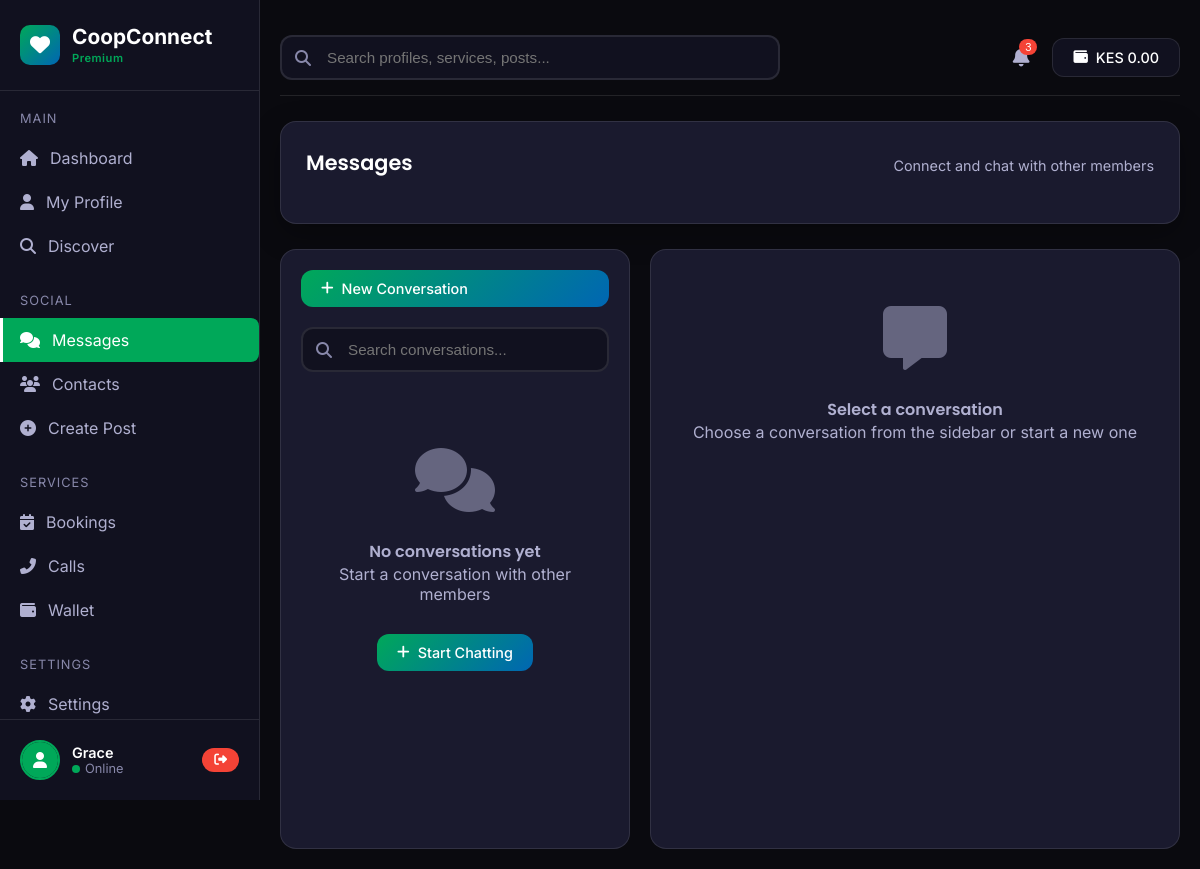
The app's page /inbox/ (signed in), older data.
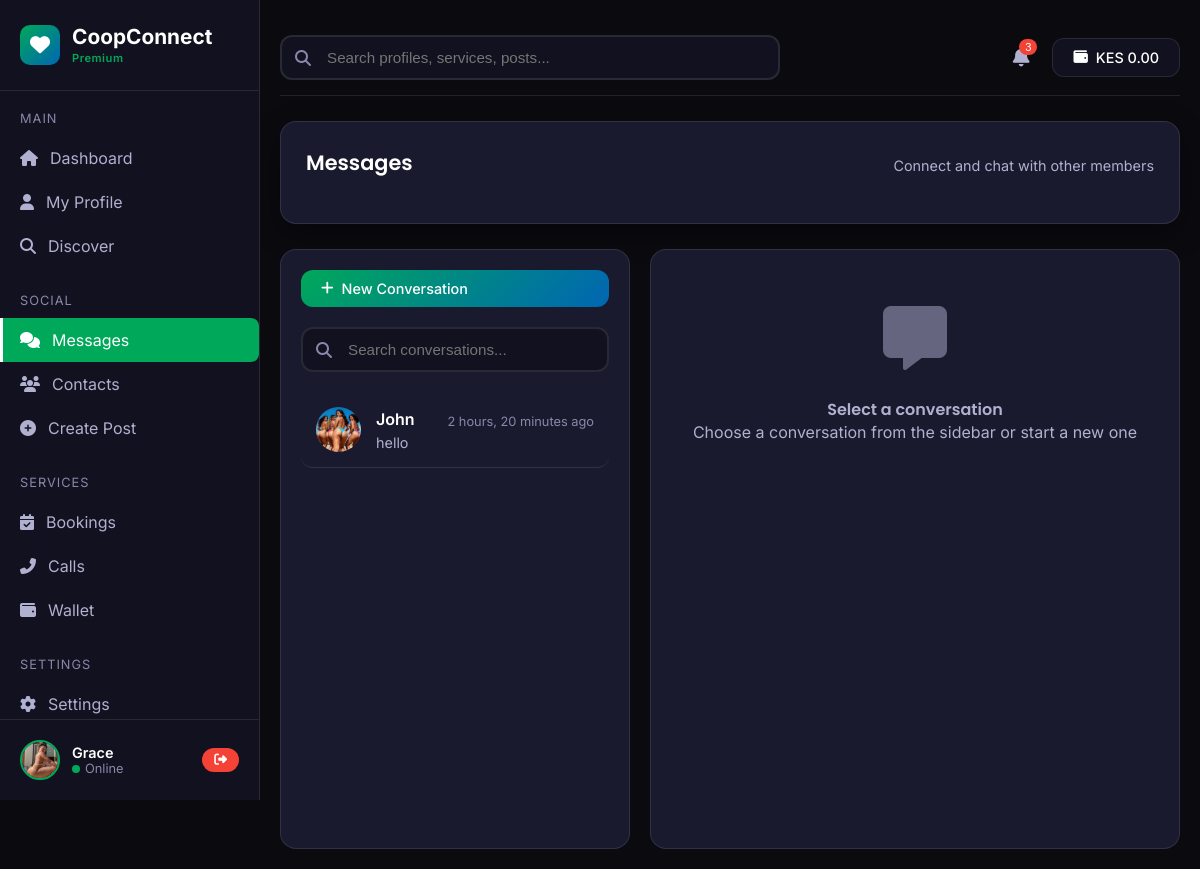
The same page, newer data.
### main/models.py (models this page shows, shortened)
class Wallet(models.Model):
    user = models.OneToOneField(User, on_delete=models.CASCADE, related_name='wallet')
    balance = models.DecimalField(max_digits=10, decimal_places=2, default=0.00)
    mpesa_balance = models.DecimalField(max_digits=10, decimal_places=2, default=0.00)
    created_at = models.DateTimeField(auto_now_add=True)
    updated_at = models.DateTimeField(auto_now=True)

class Profile(models.Model):
    GENDER_CHOICES = [
        ('Female', 'Female'),
        ('Male', 'Male'),
        ('Other', 'Other'),
    ]
    SEXUAL_ORIENTATION_CHOICES = [
        ('Bisexual', 'Bisexual'),
        ('Straight', 'Straight'),
        ('Gay', 'Gay'),
        ('Lesbian', 'Lesbian'),
        ('Other', 'Other'),
    ]
    user = models.OneToOneField(User, on_delete=models.CASCADE, related_name='profile')
    phone_number = models.CharField(max_length=20, unique=True, help_text="Primary contact number")
    whatsapp_number = models.CharField(max_length=20, blank=True, default='')
    gender = models.CharField(max_length=20, choices=GENDER_CHOICES, default='Other')
    sexual_orientation = models.CharField(max_length=20, choices=SEXUAL_ORIENTATION_CHOICES, default='Other')
    age = models.IntegerField(default=18)  # ADD DEFAULT
    nationality = models.CharField(max_length=100, default='Kenyan')
    county = models.CharField(max_length=100, default='Nairobi')
    city_town = models.CharField(max_length=100, default='Nairobi')
    location = models.TextField(help_text="Detailed location/CBD information", default='Nairobi CBD')
    services_offered = models.TextField(
        help_text="Services separated by commas: Dinner Date, Travel Companion, etc.",
        default='Dinner Date'
    )
    hourly_rate_incall = models.DecimalField(
        max_digits=10, decimal_places=2, null=True, blank=True,
        help_text="Incall rate per hour"
    )
    hourly_rate_outcall = models.DecimalField(
        max_digits=10, decimal_places=2, null=True, blank=True,
        help_text="Outcall rate per hour"
    )
    is_vip = models.BooleanField(default=False)
    is_verified = models.BooleanField(default=False)
    is_online = models.BooleanField(default=False)
    is_available = models.BooleanField(default=True)
    total_views = models.IntegerField(default=0)
    total_calls = models.IntegerField(default=0)
    total_bookings = models.IntegerField(default=0)
    rating = models.DecimalField(max_digits=3, decimal_places=2, default=0.0)
    created_at = models.DateTimeField(auto_now_add=True)
    last_active = models.DateTimeField(auto_now=True)
    class Meta:
        ordering = ['-is_vip', '-last_active']
        verbose_name = "User Profile"
        verbose_name_plural = "User Profiles"

class Photo(models.Model):
    profile = models.ForeignKey(Profile, on_delete=models.CASCADE, related_name='photos')
    image = models.ImageField(upload_to='photos/%Y/%m/%d/')
    caption = models.CharField(max_length=200, blank=True)
    is_primary = models.BooleanField(default=False)
    uploaded_at = models.DateTimeField(auto_now_add=True)
    class Meta:
        ordering = ['-is_primary', '-uploaded_at']

class Conversation(models.Model):
    participants = models.ManyToManyField(User, related_name='conversations')
    created_at = models.DateTimeField(auto_now_add=True)
    updated_at = models.DateTimeField(auto_now=True)
    last_message = models.TextField(blank=True)
    last_message_at = models.DateTimeField(null=True, blank=True)

### main/views.py (the view)
# urls.py: path('inbox/', views.inbox_view, name='inbox'),
@login_required
def inbox_view(request):
    conversations = Conversation.objects.filter(participants=request.user).order_by('-last_message_at')
    for conversation in conversations:
        conversation.unread_count = Message.objects.filter(
            conversation=conversation,
            is_read=False
        ).exclude(sender=request.user).count()
        other_participant = conversation.participants.exclude(id=request.user.id).first()
        conversation.other_participant = other_participant
        conversation.other_profile = other_participant.profile if other_participant else None
    return render(request, 'dashboard/inbox.html', {'conversations': conversations})

### main/context_processors.py (called while the page is built)
def unread_messages(request):
    if request.user.is_authenticated:
        unread_count = Message.objects.filter(
            conversation__participants=request.user,
            is_read=False
        ).exclude(sender=request.user).count()
        return {'unread_messages_count': unread_count}
    return {'unread_messages_count': 0}

### templates/dashboard/inbox.html (shortened to what this page needs)
{% extends 'base.html' %}
{% block content %}
<div class="card mb-4">
    <div class="card-header">
        <h1 class="card-title">Messages</h1>
        <p class="card-subtitle">Connect and chat with other members</p>
    </div>
</div>
<div class="inbox-container">
    <div class="conversations-sidebar">
        <button class="btn btn-primary new-conversation-btn" onclick="startNewConversation()">
            <i class="fas fa-plus"></i> New Conversation
        </button>
        <div class="conversation-search">
            <div class="search-box">
                <i class="fas fa-search search-icon"></i>
                <input type="text" class="search-input" placeholder="Search conversations...">
            </div>
        </div>
        <div class="conversation-list">
            {% for conversation in conversations %}
            <div class="conversation-item d-flex align-center {% if conversation.id == active_conversation.id %}active{% endif %}"
                 onclick="loadConversation('{{ conversation.id }}')">
                <div class="conversation-avatar">
                    {% if conversation.other_profile.photos.first %}
                    <img src="{{ conversation.other_profile.photos.first.image.url }}" alt="{{ conversation.other_participant.username }}">
                    {% else %}
                    <div class="d-flex align-center justify-center h-100" style="background: var(--coop-green);">
                        <i class="fas fa-user"></i>
                    </div>
                    {% endif %}
                </div>
                <div class="conversation-info">
                    <div class="d-flex justify-between align-center">
                        <div class="conversation-name">{{ conversation.other_participant.username }}</div>
                        <div class="conversation-time">{{ conversation.last_message_at|timesince }} ago</div>
                    </div>
                    <div class="conversation-preview">{{ conversation.last_message|truncatechars:50 }}</div>
                </div>
            </div>
            {% empty %}
            <div class="empty-state">
                <div class="empty-state-icon">
                    <i class="fas fa-comments"></i>
                </div>
                <h4>No conversations yet</h4>
                <p>Start a conversation with other members</p>
                <button class="btn btn-primary mt-3" onclick="startNewConversation()">
                    <i class="fas fa-plus"></i> Start Chatting
                </button>
            </div>
            {% endfor %}
        </div>
    </div>
    <div class="conversation-detail" id="conversationDetail">
        <div class="empty-state">
            <div class="empty-state-icon">
                <i class="fas fa-comment-alt"></i>
            </div>
            <h4>Select a conversation</h4>
            <p>Choose a conversation from the sidebar or start a new one</p>
        </div>
    </div>
</div>
{% endblock %}

### templates/base.html (shortened to what the changed rows need)
<!DOCTYPE html>
{% load static %}
<html lang="en">
<head>
    <link rel="stylesheet" href="https://cdnjs.cloudflare.com/ajax/libs/font-awesome/6.4.0/css/all.min.css">
</head>
<body>
    <div class="app-container">
        <aside class="sidebar">
            <div class="sidebar-footer">
                <div class="user-profile">
                    <div class="user-avatar">
                        {% if user.profile.photos.first %}
                        <img src="{{ user.profile.photos.first.image.url }}" alt="{{ user.username }}">
                        {% else %}
                        <div class="d-flex align-center justify-center h-100" style="background: var(--coop-green);">
                            <i class="fas fa-user"></i>
                        </div>
                        {% endif %}
                    </div>
                    <div class="user-info">
                        <div class="user-name">{{ user.username }}</div>
                        <div class="user-status">
                            <span class="status-dot {% if user.profile.is_online %}online{% else %}offline{% endif %}"></span>
                            <span>{% if user.profile.is_online %}Online{% else %}Offline{% endif %}</span>
                        </div>
                    </div>
                </div>
            </div>
        </aside>
        <main class="main-content">
            <div class="top-bar">
                <div class="top-bar-actions">
                    <a href="{% url 'wallet' %}" class="btn btn-secondary">
                        <i class="fas fa-wallet"></i>
                        <span>KES {{ user.wallet.balance|default:"0.00" }}</span>
                    </a>
                </div>
            </div>
            {% block content %}{% endblock %}
        </main>
    </div>
</body>
</html>

Row changes from the older to the newer data that the page shows:
added Conversation: other_profile.photos.first.image (picture), other_participant.username "John", last_message_at "2 hours, 20 minutes", last_message "hello"
Text that changed along with them:
text no longer shown: "No conversations yet Start a conversation with other members Start Chatting"
